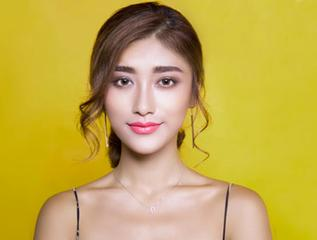
#> input picture resized_image.jpg, 317 x 240 px
$ jupyter execute face_masking.ipynb   (older library calls are emulated)
#> lines starting #> are read from the running program, lines starting #| are printed output that depends on the picture; after the words box and inside, x2 and y2 are one past the last pixel; in counts of white or black regions, pixels touching at a corner belong together
[cell 1]
# Upload an image
from google.colab import files
uploaded = files.upload()
#> the answer given: resized_image.jpg

[cell 2]
# Task 1:
# Check that exactly one file was uploaded.
# Otherwise raise an error.
if len(uploaded) != 1:
    raise ValueError("Number of files not equal to one.")

[cell 3]
# Task 2:
# Extract the name of the uploaded file in variable named filename
# User can upload a file with any name, and we need to extract that name
filename = None
filename = list(uploaded.keys())[0]
filename

[cell 4]
from PIL import Image

# Read the image using OpenCV
try:
  image = Image.open(filename)
#> image is the input picture: PIL image 317x240 RGB; mean R, G, B 196.3, 170.7, 76.3
  image.load()
except Exception as e:
  raise ValueError('Uploaded file is not an image')

[cell 5]
image

[cell 6]
MAX_WIDTH = 360
MAX_HEIGHT = 240

# Task 3:
# Resize the image keeping the aspect ratio, so that it fits within a box
# of MAX_WIDTH x MAX_HEIGHT. If the image is smaller, it should be upscaled.
resized_image = None


width, height = image.size
#> width = 317; height = 240
if width > MAX_WIDTH or height > MAX_HEIGHT:
    if width / MAX_WIDTH > height / MAX_HEIGHT:
        new_width = MAX_WIDTH
        new_height = int(height * (MAX_WIDTH / width))
    else:
        new_height = MAX_HEIGHT
        new_width = int(width * (MAX_HEIGHT / height))
else:
    new_width = width
#> new_width = 317
    new_height = height
#> new_height = 240

resized_image = image.resize((new_width, new_height), Image.ANTIALIAS)

# Save and display the resized image
resized_image.save('resized_image.jpg')
display(resized_image)

[cell 7]
from PIL import Image, ImageDraw

# Create a new image mask with the same size as the resized image.
width, height = resized_image.size  # Use the resized image's size
radius = min(width, height) // 3
#> radius = 80
center_x, center_y = width // 2, height // 2
#> center_x = 158; center_y = 120

mask_image = Image.new('L', resized_image.size)
#> mask_image: PIL image 317x240 L; every value is 0
draw = ImageDraw.Draw(mask_image)
draw.ellipse((center_x - radius, center_y - radius, center_x + radius, center_y + radius), fill=255)

# Save and display the mask image
mask_image.save('mask_image.jpg')
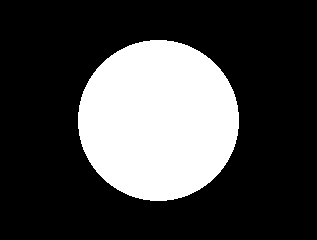
#> saved as mask_image.jpg: PIL image 317x240 L; 26.7% white; 1 white region, box (x1, y1, x2, y2) and area: (78, 40, 239, 201) 20321
display(mask_image)

[cell 8]
MASK_COLOR = 255
BG_COLOR = (192, 192, 192) # gray

# Task 4:
# Apply the mask on the uploaded image. On applying the mask to the image,
# only the pixels where mask is white (MASK_COLOR) are kept. All other pixels
# are changed to BG_COLOR
result_image = None

result_image = Image.new("RGB", resized_image.size, BG_COLOR)
#> result_image: PIL image 317x240 RGB; every value is 192
result_image.paste(resized_image, (0, 0), mask_image)
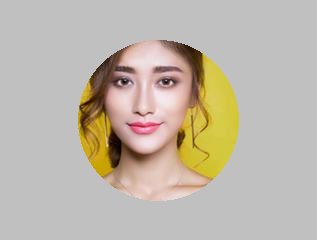
#> result_image: PIL image 317x240 RGB; mean R, G, B 191.2, 182.9, 170.2

result_image.save('result_image.jpg')
display(result_image)
